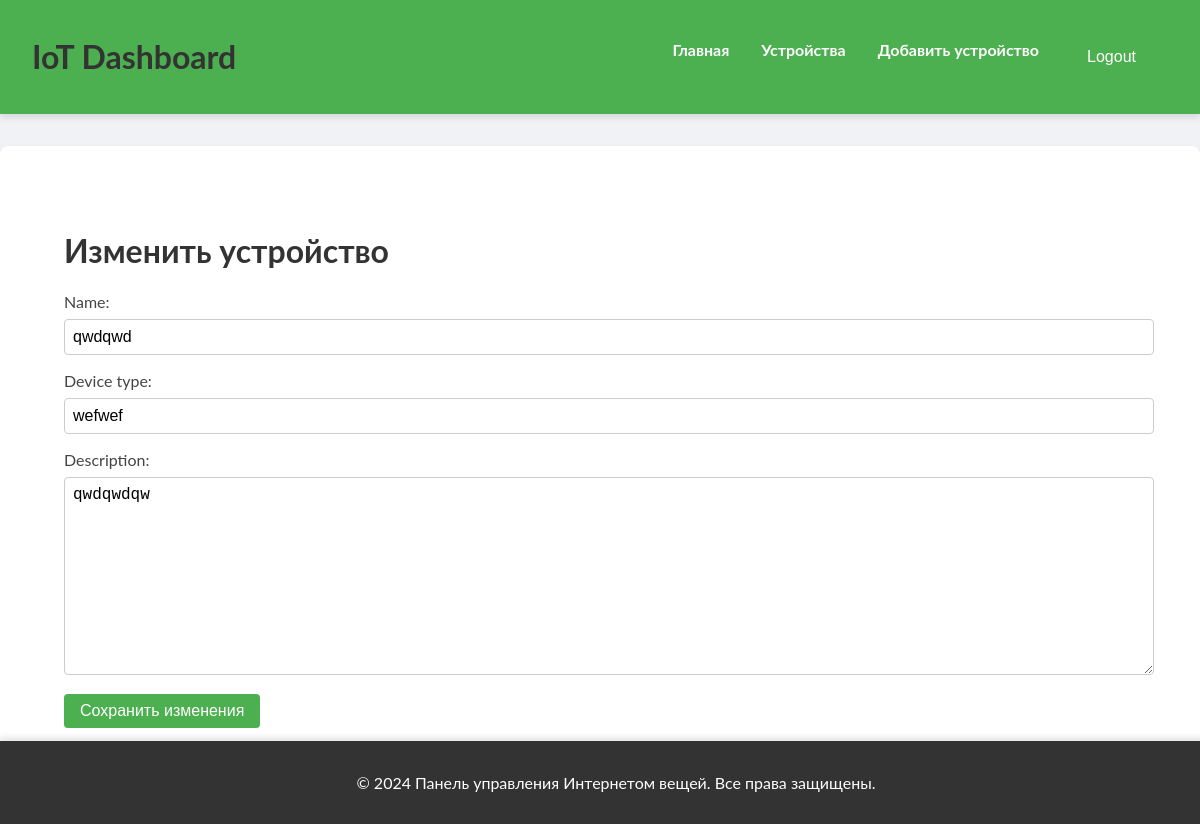
/device/2/edit/ (signed in), run on the app's committed database.
### iot/models.py (models this page shows, shortened)
class Device(models.Model):
    name = models.CharField(max_length=100)
    device_type = models.CharField(max_length=100)
    description = models.TextField()
    created_at = models.DateTimeField(auto_now_add=True)

### iot/views.py (the view)
# urls.py: path('device/<int:device_id>/edit/', edit_device, name='edit_device'),
@login_required
def edit_device(request, device_id):
    device = get_object_or_404(Device, id=device_id)
    if request.method == 'POST':
        form = DeviceForm(request.POST, instance=device)
        if form.is_valid():
            form.save()
            return redirect('device_detail', device_id=device.id)
    else:
        form = DeviceForm(instance=device)
    return render(request, 'iot/edit_device.html', {'form': form})

### iot/forms.py
class DeviceForm(forms.ModelForm):
    class Meta:
        model = Device
        fields = ['name', 'device_type', 'description']

### templates/iot/edit_device.html (shortened to what this page needs)
{% extends 'base.html' %}
{% block content %}
<div class="container">
    <h1>Изменить устройство</h1>
    <form method="post">
        {{ form.as_p }}
        <button type="submit" class="button primary">Сохранить изменения</button>
    </form>
</div>
{% endblock %}

### static/css/style.css (style rules this page uses)
body { font-family: 'Lato', sans-serif; margin: 0; padding: 0; background-color: #f0f2f5; color: #444; }
h1, h2 { color: #333; }
button { background-color: #4CAF50; color: white; padding: 0.5rem 1rem; border: none; cursor: pointer; font-size: 1rem; border-radius: 4px; transition: background-color 0.3s ease; }
.container { max-width: 1200px; margin: 0 auto; padding: 2rem; }
form { margin: 0 auto; }
form label { display: block; margin-bottom: 0.5rem; }
form input, form select, form textarea { width: 100%; padding: 0.5rem; font-size: 1rem; border: 1px solid #ccc; border-radius: 4px; }
form textarea { resize: vertical; }
.button { display: inline-block; background-color: #4CAF50; color: white; padding: 0.5rem 1rem; border: none; cursor: pointer; font-size: 1rem; border-radius: 4px; transition: background-color 0.3s ease; }
.button { display: inline-block; background-color: #4CAF50; color: white; padding: 0.5rem 1rem; border: none; cursor: pointer; font-size: 1rem; border-radius: 4px; transition: background-color 0.3s ease; text-align: center; }

### data on the page
Device: name "qwdqwd", device_type "wefwef", description "qwdqwdqw"
